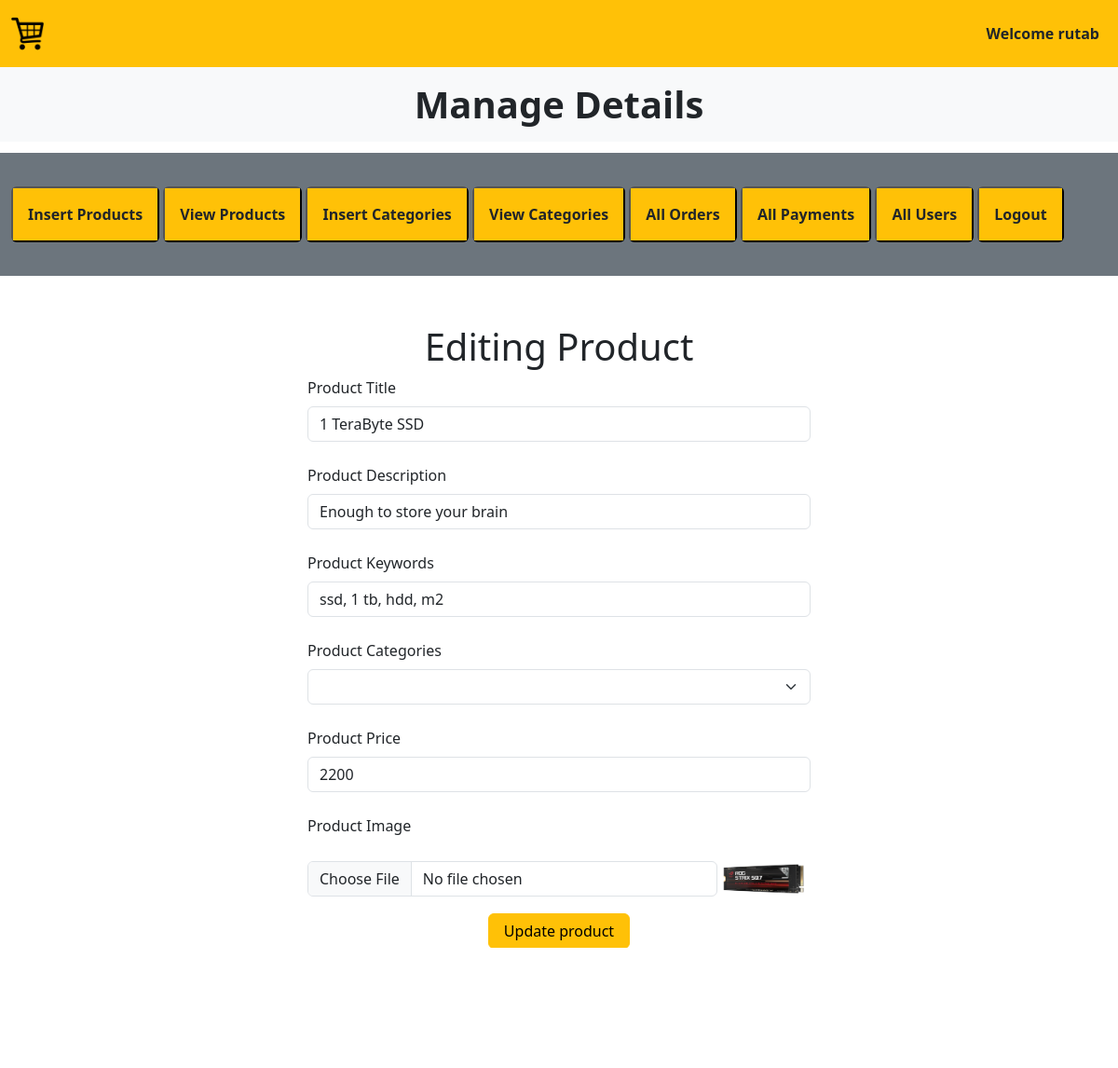
The app's page /Admin_area/index.php?edit_products=16 (signed in) with its own data.
### tables this page shows
CREATE TABLE `products` (
  `product_id` int(11) NOT NULL,
  `product_name` varchar(100) NOT NULL,
  `product_description` varchar(255) NOT NULL,
  `product_keyword` varchar(255) NOT NULL,
  `category_id` int(11) NOT NULL,
  `product_image` varchar(255) NOT NULL,
  `product_price` varchar(100) NOT NULL,
  `status` varchar(100) NOT NULL
);

### Admin_area/edit_products.php (the view, shortened to what this page needs)
<?php
  if(isset($_GET['edit_products'])){
    $edit_id=$_GET['edit_products'];
    $get_data="SELECT * FROM products WHERE product_id=$edit_id";
    $result=mysqli_query($con,$get_data);
    $row=mysqli_fetch_assoc($result);
    $product_title=$row['product_name'];
    $product_description=$row['product_description'];
    $product_keyword=$row['product_keyword'];
    $category_id=$row['category_id'];
    $product_image=$row['product_image'];
    $product_price=$row['product_price'];
    $select_category="select * from `categories` where category_id=$category_id";
    $result_category=mysqli_query($con,$select_category);
    $row_category=mysqli_fetch_assoc($result_category);
    $category_name=$row_category['category_name'];
  }
?>
<div class="container mt-5">
  <h1 class="text-center">Editing Product</h1>
  <form action="" method="post" enctype="multipart/form-data">
    <div class="form-outine w-50 m-auto mb-4">
      <label for="product_title" class="form-label">Product Title</label>
      <input type="text" id="product_title" value="<?php echo $product_title ?>" name="product_title" class="form-control" required="required">
    </div>
    <div class="form-outine w-50 m-auto mb-4">
      <label for="product_desc" class="form-label">Product Description</label>
      <input type="text" id="product_desc" value="<?php echo $product_description ?>" name="product_desc" class="form-control" required="required">
    </div>
    <div class="form-outine w-50 m-auto mb-4">
      <label for="product_keywords" class="form-label">Product Keywords</label>
      <input type="text" id="product_keywords" value="<?php echo $product_keyword ?>" name="product_keywords" class="form-control" required="required">
    </div>
    <div class="form-outine w-50 m-auto mb-4">
    <label for="product_category" class="form-label">Product Categories</label>
      <select name="product_category" class="form-select">
        <option value="<?php echo $category_name?>"><?php echo $category_name?></option>
        <?php
          $select_category_all="SELECT * FROM categories";
          $result_category_all=mysqli_query($con,$select_category_all);
          while($row_category_all=mysqli_fetch_assoc($result_category_all)){
            $category_name=$row_category_all['category_name'];
            $category_id=$row_category_all['category_id'];
            echo " <option value='$category_id'>$category_name</option>";
          };
        ?>
      </select>
    </div>
    <div class="form-outine w-50 m-auto mb-4">
      <label for="product_price" class="form-label">Product Price</label>
      <input type="text" id="product_price" name="product_price" value="<?php echo $product_price ?>" class="form-control text-start" required="required">
    </div>
    <div class="form-outline w-50 m-auto mb-4">
      <label for="product_image" class="form-label">Product Image</label>
      <div class="d-flex">
      <input type="file" id="product_image" name="product_image" class="form-control w-90 m-auto" required="required">
      <img src="./product_images/<?php echo $product_image?>" alt="" class="product_img" required="required">
    </div>
    <div class="text-center">
      <input type="submit" name="edit_product" value="Update product" class="btn btn-warning px-3 mb-3">
    </div>
  </form>
</div>

### style.css (style rules this page uses)
* { margin: 0; padding: 0; box-sizing: border-box; }

### Admin_area/index.php (style rules this page uses)
.product_img { width:100px; object-fit:contain; }

### records on screen
products: product_title "1 TeraByte SSD", product_desc "Enough to store your brain", product_keywords "ssd, 1 tb, hdd, m2", product_price "2200", product_image (picture)

### other values on screen
$_SESSION['admin_username'] "rutab"
